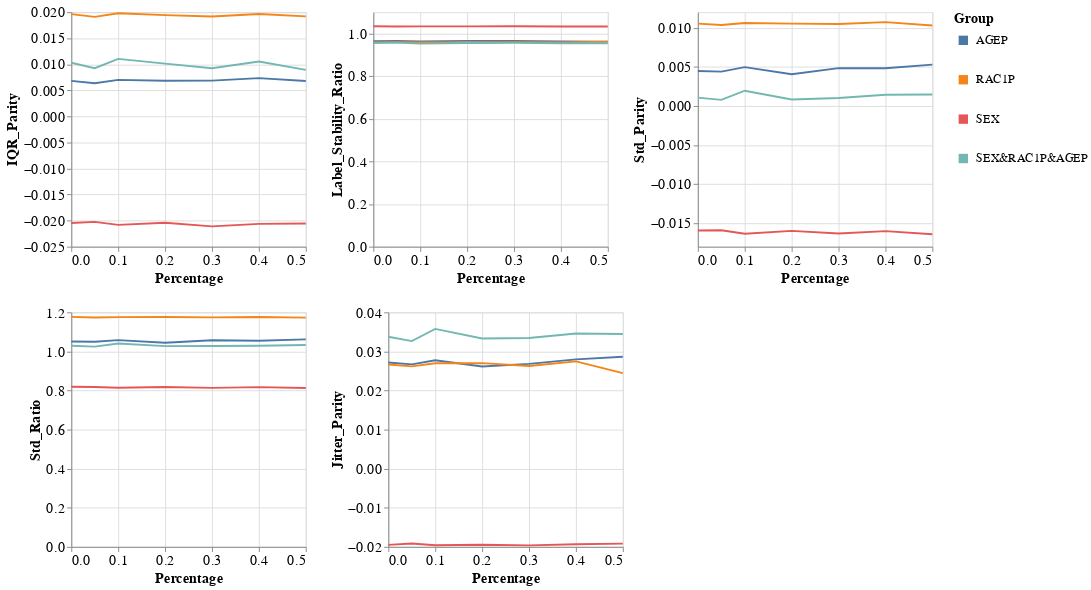

Write notebook code for a chart like this one.
### Markdown cell above
### Group metrics per dataset and model

### Code cell
visualizer.create_groups_grid_pct_lines_plot(model_name=MODEL_NAMES[0],
                                             target_preprocessing_technique=PREPROCESSING_TECHNIQUES[0],
                                             group_metrics_type='variance')

### Figure 1 — Vega-Lite specification as saved in the notebook (floating-point values rounded to 4 significant figures)
{"config": {"view": {"continuousWidth": 400, "continuousHeight": 300}, "axis": {"labelFontSize": 15, "titleFontSize": 15}, "legend": {"labelFontSize": 13, "symbolStrokeWidth": 10, "titleFontSize": 15}}, "vconcat": [{"hconcat": [{"mark": "line", "encoding": {"color": {"field": "Group", "type": "nominal"}, "x": {"field": "Percentage", "type": "quantitative"}, "y": {"field": "Metric_Value", "title": "IQR_Parity", "type": "quantitative"}}, "height": 250, "width": 250}, {"data": {"name": "data-369f7f87d8bc75b529112f299e236889"}, "mark": "line", "encoding": {"color": {"field": "Group", "type": "nominal"}, "x": {"field": "Percentage", "type": "quantitative"}, "y": {"field": "Metric_Value", "title": "Label_Stability_Ratio", "type": "quantitative"}}, "height": 250, "width": 250}, {"data": {"name": "data-b95d23a79d8bb0aee5ac15078539b7d5"}, "mark": "line", "encoding": {"color": {"field": "Group", "type": "nominal"}, "x": {"field": "Percentage", "type": "quantitative"}, "y": {"field": "Metric_Value", "title": "Std_Parity", "type": "quantitative"}}, "height": 250, "width": 250}]}, {"hconcat": [{"mark": "line", "encoding": {"color": {"field": "Group", "type": "nominal"}, "x": {"field": "Percentage", "type": "quantitative"}, "y": {"field": "Metric_Value", "title": "Std_Ratio", "type": "quantitative"}}, "height": 250, "width": 250}, {"data": {"name": "data-77451bcca081eb6c449b13e692efeb38"}, "mark": "line", "encoding": {"color": {"field": "Group", "type": "nominal"}, "x": {"field": "Percentage", "type": "quantitative"}, "y": {"field": "Metric_Value", "title": "Jitter_Parity", "type": "quantitative"}}, "height": 250, "width": 250}], "data": {"name": "data-62512972c978f0d684f4a466c1c07689"}}], "data": {"name": "data-06542a498451b884dd32430ca258c22c"}, "$schema": "https://vega.github.io/schema/vega-lite/v4.17.0.json", "datasets": {"data-06542a498451b884dd32430ca258c22c": [{"Model_Name": "DecisionTreeClassifier", "Metric": "IQR_Parity", "Group": "AGEP", "Metric_Value": 0.006828, "Percentage": 0.0}, {"Model_Name": "DecisionTreeClassifier", "Metric": "IQR_Parity", "Group": "RAC1P", "Metric_Value": 0.01963, "Percentage": 0.0}, {"Model_Name": "DecisionTreeClassifier", "Metric": "IQR_Parity", "Group": "SEX", "Metric_Value": -0.02046, "Percentage": 0.0}, {"Model_Name": "DecisionTreeClassifier", "Metric": "IQR_Parity", "Group": "SEX&RAC1P&AGEP", "Metric_Value": 0.0103, "Percentage": 0.0}, {"Model_Name": "DecisionTreeClassifier", "Metric": "IQR_Parity", "Group": "AGEP", "Metric_Value": 0.00636, "Percentage": 0.05}, {"Model_Name": "DecisionTreeClassifier", "Metric": "IQR_Parity", "Group": "RAC1P", "Metric_Value": 0.01911, "Percentage": 0.05}, {"Model_Name": "DecisionTreeClassifier", "Metric": "IQR_Parity", "Group": "SEX", "Metric_Value": -0.02023, "Percentage": 0.05}, {"Model_Name": "DecisionTreeClassifier", "Metric": "IQR_Parity", "Group": "SEX&RAC1P&AGEP", "Metric_Value": 0.009248, "Percentage": 0.05}, {"Model_Name": "DecisionTreeClassifier", "Metric": "IQR_Parity", "Group": "AGEP", "Metric_Value": 0.007006, "Percentage": 0.1}, {"Model_Name": "DecisionTreeClassifier", "Metric": "IQR_Parity", "Group": "RAC1P", "Metric_Value": 0.01979, "Percentage": 0.1}, {"Model_Name": "DecisionTreeClassifier", "Metric": "IQR_Parity", "Group": "SEX", "Metric_Value": -0.02081, "Percentage": 0.1}, {"Model_Name": "DecisionTreeClassifier", "Metric": "IQR_Parity", "Group": "SEX&RAC1P&AGEP", "Metric_Value": 0.01104, "Percentage": 0.1}, {"Model_Name": "DecisionTreeClassifier", "Metric": "IQR_Parity", "Group": "AGEP", "Metric_Value": 0.006854, "Percentage": 0.2}, {"Model_Name": "DecisionTreeClassifier", "Metric": "IQR_Parity", "Group": "RAC1P", "Metric_Value": 0.01943, "Percentage": 0.2}, {"Model_Name": "DecisionTreeClassifier", "Metric": "IQR_Parity", "Group": "SEX", "Metric_Value": -0.0204, "Percentage": 0.2}, {"Model_Name": "DecisionTreeClassifier", "Metric": "IQR_Parity", "Group": "SEX&RAC1P&AGEP", "Metric_Value": 0.01014, "Percentage": 0.2}, {"Model_Name": "DecisionTreeClassifier", "Metric": "IQR_Parity", "Group": "AGEP", "Metric_Value": 0.006859, "Percentage": 0.3}, {"Model_Name": "DecisionTreeClassifier", "Metric": "IQR_Parity", "Group": "RAC1P", "Metric_Value": 0.01917, "Percentage": 0.3}, {"Model_Name": "DecisionTreeClassifier", "Metric": "IQR_Parity", "Group": "SEX", "Metric_Value": -0.02111, "Percentage": 0.3}, {"Model_Name": "DecisionTreeClassifier", "Metric": "IQR_Parity", "Group": "SEX&RAC1P&AGEP", "Metric_Value": 0.009249, "Percentage": 0.3}, {"Model_Name": "DecisionTreeClassifier", "Metric": "IQR_Parity", "Group": "AGEP", "Metric_Value": 0.007345, "Percentage": 0.4}, {"Model_Name": "DecisionTreeClassifier", "Metric": "IQR_Parity", "Group": "RAC1P", "Metric_Value": 0.01965, "Percentage": 0.4}, {"Model_Name": "DecisionTreeClassifier", "Metric": "IQR_Parity", "Group": "SEX", "Metric_Value": -0.02062, "Percentage": 0.4}, {"Model_Name": "DecisionTreeClassifier", "Metric": "IQR_Parity", "Group": "SEX&RAC1P&AGEP", "Metric_Value": 0.01053, "Percentage": 0.4}, {"Model_Name": "DecisionTreeClassifier", "Metric": "IQR_Parity", "Group": "AGEP", "Metric_Value": 0.006795, "Percentage": 0.5}, {"Model_Name": "DecisionTreeClassifier", "Metric": "IQR_Parity", "Group": "RAC1P", "Metric_Value": 0.01919, "Percentage": 0.5}, {"Model_Name": "DecisionTreeClassifier", "Metric": "IQR_Parity", "Group": "SEX", "Metric_Value": -0.02054, "Percentage": 0.5}, {"Model_Name": "DecisionTreeClassifier", "Metric": "IQR_Parity", "Group": "SEX&RAC1P&AGEP", "Metric_Value": 0.008927, "Percentage": 0.5}], "data-369f7f87d8bc75b529112f299e236889": [{"Model_Name": "DecisionTreeClassifier", "Metric": "Label_Stability_Ratio", "Group": "AGEP", "Metric_Value": 0.9638, "Percentage": 0.0}, {"Model_Name": "DecisionTreeClassifier", "Metric": "Label_Stability_Ratio", "Group": "RAC1P", "Metric_Value": 0.9586, "Percentage": 0.0}, {"Model_Name": "DecisionTreeClassifier", "Metric": "Label_Stability_Ratio", "Group": "SEX", "Metric_Value": 1.034, "Percentage": 0.0}, {"Model_Name": "DecisionTreeClassifier", "Metric": "Label_Stability_Ratio", "Group": "SEX&RAC1P&AGEP", "Metric_Value": 0.9554, "Percentage": 0.0}, {"Model_Name": "DecisionTreeClassifier", "Metric": "Label_Stability_Ratio", "Group": "AGEP", "Metric_Value": 0.9648, "Percentage": 0.05}, {"Model_Name": "DecisionTreeClassifier", "Metric": "Label_Stability_Ratio", "Group": "RAC1P", "Metric_Value": 0.9595, "Percentage": 0.05}, {"Model_Name": "DecisionTreeClassifier", "Metric": "Label_Stability_Ratio", "Group": "SEX", "Metric_Value": 1.033, "Percentage": 0.05}, {"Model_Name": "DecisionTreeClassifier", "Metric": "Label_Stability_Ratio", "Group": "SEX&RAC1P&AGEP", "Metric_Value": 0.9573, "Percentage": 0.05}, {"Model_Name": "DecisionTreeClassifier", "Metric": "Label_Stability_Ratio", "Group": "AGEP", "Metric_Value": 0.9631, "Percentage": 0.1}, {"Model_Name": "DecisionTreeClassifier", "Metric": "Label_Stability_Ratio", "Group": "RAC1P", "Metric_Value": 0.9581, "Percentage": 0.1}, {"Model_Name": "DecisionTreeClassifier", "Metric": "Label_Stability_Ratio", "Group": "SEX", "Metric_Value": 1.034, "Percentage": 0.1}, {"Model_Name": "DecisionTreeClassifier", "Metric": "Label_Stability_Ratio", "Group": "SEX&RAC1P&AGEP", "Metric_Value": 0.9525, "Percentage": 0.1}, {"Model_Name": "DecisionTreeClassifier", "Metric": "Label_Stability_Ratio", "Group": "AGEP", "Metric_Value": 0.9653, "Percentage": 0.2}, {"Model_Name": "DecisionTreeClassifier", "Metric": "Label_Stability_Ratio", "Group": "RAC1P", "Metric_Value": 0.9581, "Percentage": 0.2}, {"Model_Name": "DecisionTreeClassifier", "Metric": "Label_Stability_Ratio", "Group": "SEX", "Metric_Value": 1.034, "Percentage": 0.2}, {"Model_Name": "DecisionTreeClassifier", "Metric": "Label_Stability_Ratio", "Group": "SEX&RAC1P&AGEP", "Metric_Value": 0.9557, "Percentage": 0.2}, {"Model_Name": "DecisionTreeClassifier", "Metric": "Label_Stability_Ratio", "Group": "AGEP", "Metric_Value": 0.9648, "Percentage": 0.3}, {"Model_Name": "DecisionTreeClassifier", "Metric": "Label_Stability_Ratio", "Group": "RAC1P", "Metric_Value": 0.9595, "Percentage": 0.3}, {"Model_Name": "DecisionTreeClassifier", "Metric": "Label_Stability_Ratio", "Group": "SEX", "Metric_Value": 1.034, "Percentage": 0.3}, {"Model_Name": "DecisionTreeClassifier", "Metric": "Label_Stability_Ratio", "Group": "SEX&RAC1P&AGEP", "Metric_Value": 0.956, "Percentage": 0.3}, {"Model_Name": "DecisionTreeClassifier", "Metric": "Label_Stability_Ratio", "Group": "AGEP", "Metric_Value": 0.9626, "Percentage": 0.4}, {"Model_Name": "DecisionTreeClassifier", "Metric": "Label_Stability_Ratio", "Group": "RAC1P", "Metric_Value": 0.9577, "Percentage": 0.4}, {"Model_Name": "DecisionTreeClassifier", "Metric": "Label_Stability_Ratio", "Group": "SEX", "Metric_Value": 1.033, "Percentage": 0.4}, {"Model_Name": "DecisionTreeClassifier", "Metric": "Label_Stability_Ratio", "Group": "SEX&RAC1P&AGEP", "Metric_Value": 0.9543, "Percentage": 0.4}, {"Model_Name": "DecisionTreeClassifier", "Metric": "Label_Stability_Ratio", "Group": "AGEP", "Metric_Value": 0.9621, "Percentage": 0.5}, {"Model_Name": "DecisionTreeClassifier", "Metric": "Label_Stability_Ratio", "Group": "RAC1P", "Metric_Value": 0.9618, "Percentage": 0.5}, {"Model_Name": "DecisionTreeClassifier", "Metric": "Label_Stability_Ratio", "Group": "SEX", "Metric_Value": 1.033, "Percentage": 0.5}, {"Model_Name": "DecisionTreeClassifier", "Metric": "Label_Stability_Ratio", "Group": "SEX&RAC1P&AGEP", "Metric_Value": 0.9542, "Percentage": 0.5}], "data-b95d23a79d8bb0aee5ac15078539b7d5": [{"Model_Name": "DecisionTreeClassifier", "Metric": "Std_Parity", "Group": "AGEP", "Metric_Value": 0.004477, "Percentage": 0.0}, {"Model_Name": "DecisionTreeClassifier", "Metric": "Std_Parity", "Group": "RAC1P", "Metric_Value": 0.01054, "Percentage": 0.0}, {"Model_Name": "DecisionTreeClassifier", "Metric": "Std_Parity", "Group": "SEX", "Metric_Value": -0.01593, "Percentage": 0.0}, {"Model_Name": "DecisionTreeClassifier", "Metric": "Std_Parity", "Group": "SEX&RAC1P&AGEP", "Metric_Value": 0.001072, "Percentage": 0.0}, {"Model_Name": "DecisionTreeClassifier", "Metric": "Std_Parity", "Group": "AGEP", "Metric_Value": 0.004397, "Percentage": 0.05}, {"Model_Name": "DecisionTreeClassifier", "Metric": "Std_Parity", "Group": "RAC1P", "Metric_Value": 0.01037, "Percentage": 0.05}, {"Model_Name": "DecisionTreeClassifier", "Metric": "Std_Parity", "Group": "SEX", "Metric_Value": -0.0159, "Percentage": 0.05}, {"Model_Name": "DecisionTreeClassifier", "Metric": "Std_Parity", "Group": "SEX&RAC1P&AGEP", "Metric_Value": 0.000791, "Percentage": 0.05}, {"Model_Name": "DecisionTreeClassifier", "Metric": "Std_Parity", "Group": "AGEP", "Metric_Value": 0.004972, "Percentage": 0.1}, {"Model_Name": "DecisionTreeClassifier", "Metric": "Std_Parity", "Group": "RAC1P", "Metric_Value": 0.01061, "Percentage": 0.1}, {"Model_Name": "DecisionTreeClassifier", "Metric": "Std_Parity", "Group": "SEX", "Metric_Value": -0.01635, "Percentage": 0.1}, {"Model_Name": "DecisionTreeClassifier", "Metric": "Std_Parity", "Group": "SEX&RAC1P&AGEP", "Metric_Value": 0.001951, "Percentage": 0.1}, {"Model_Name": "DecisionTreeClassifier", "Metric": "Std_Parity", "Group": "AGEP", "Metric_Value": 0.004056, "Percentage": 0.2}, {"Model_Name": "DecisionTreeClassifier", "Metric": "Std_Parity", "Group": "RAC1P", "Metric_Value": 0.01054, "Percentage": 0.2}, {"Model_Name": "DecisionTreeClassifier", "Metric": "Std_Parity", "Group": "SEX", "Metric_Value": -0.01598, "Percentage": 0.2}, {"Model_Name": "DecisionTreeClassifier", "Metric": "Std_Parity", "Group": "SEX&RAC1P&AGEP", "Metric_Value": 0.0008293, "Percentage": 0.2}, {"Model_Name": "DecisionTreeClassifier", "Metric": "Std_Parity", "Group": "AGEP", "Metric_Value": 0.004846, "Percentage": 0.3}, {"Model_Name": "DecisionTreeClassifier", "Metric": "Std_Parity", "Group": "RAC1P", "Metric_Value": 0.01049, "Percentage": 0.3}, {"Model_Name": "DecisionTreeClassifier", "Metric": "Std_Parity", "Group": "SEX", "Metric_Value": -0.01631, "Percentage": 0.3}, {"Model_Name": "DecisionTreeClassifier", "Metric": "Std_Parity", "Group": "SEX&RAC1P&AGEP", "Metric_Value": 0.001029, "Percentage": 0.3}, {"Model_Name": "DecisionTreeClassifier", "Metric": "Std_Parity", "Group": "AGEP", "Metric_Value": 0.004832, "Percentage": 0.4}, {"Model_Name": "DecisionTreeClassifier", "Metric": "Std_Parity", "Group": "RAC1P", "Metric_Value": 0.01073, "Percentage": 0.4}, {"Model_Name": "DecisionTreeClassifier", "Metric": "Std_Parity", "Group": "SEX", "Metric_Value": -0.016, "Percentage": 0.4}, {"Model_Name": "DecisionTreeClassifier", "Metric": "Std_Parity", "Group": "SEX&RAC1P&AGEP", "Metric_Value": 0.00144, "Percentage": 0.4}, {"Model_Name": "DecisionTreeClassifier", "Metric": "Std_Parity", "Group": "AGEP", "Metric_Value": 0.005294, "Percentage": 0.5}, {"Model_Name": "DecisionTreeClassifier", "Metric": "Std_Parity", "Group": "RAC1P", "Metric_Value": 0.01029, "Percentage": 0.5}, {"Model_Name": "DecisionTreeClassifier", "Metric": "Std_Parity", "Group": "SEX", "Metric_Value": -0.01641, "Percentage": 0.5}, {"Model_Name": "DecisionTreeClassifier", "Metric": "Std_Parity", "Group": "SEX&RAC1P&AGEP", "Metric_Value": 0.001467, "Percentage": 0.5}], "data-62512972c978f0d684f4a466c1c07689": [{"Model_Name": "DecisionTreeClassifier", "Metric": "Std_Ratio", "Group": "AGEP", "Metric_Value": 1.051, "Percentage": 0.0}, {"Model_Name": "DecisionTreeClassifier", "Metric": "Std_Ratio", "Group": "RAC1P", "Metric_Value": 1.177, "Percentage": 0.0}, {"Model_Name": "DecisionTreeClassifier", "Metric": "Std_Ratio", "Group": "SEX", "Metric_Value": 0.819, "Percentage": 0.0}, {"Model_Name": "DecisionTreeClassifier", "Metric": "Std_Ratio", "Group": "SEX&RAC1P&AGEP", "Metric_Value": 1.029, "Percentage": 0.0}, {"Model_Name": "DecisionTreeClassifier", "Metric": "Std_Ratio", "Group": "AGEP", "Metric_Value": 1.05, "Percentage": 0.05}, {"Model_Name": "DecisionTreeClassifier", "Metric": "Std_Ratio", "Group": "RAC1P", "Metric_Value": 1.174, "Percentage": 0.05}, {"Model_Name": "DecisionTreeClassifier", "Metric": "Std_Ratio", "Group": "SEX", "Metric_Value": 0.8183, "Percentage": 0.05}, {"Model_Name": "DecisionTreeClassifier", "Metric": "Std_Ratio", "Group": "SEX&RAC1P&AGEP", "Metric_Value": 1.025, "Percentage": 0.05}, {"Model_Name": "DecisionTreeClassifier", "Metric": "Std_Ratio", "Group": "AGEP", "Metric_Value": 1.058, "Percentage": 0.1}, {"Model_Name": "DecisionTreeClassifier", "Metric": "Std_Ratio", "Group": "RAC1P", "Metric_Value": 1.176, "Percentage": 0.1}, {"Model_Name": "DecisionTreeClassifier", "Metric": "Std_Ratio", "Group": "SEX", "Metric_Value": 0.8142, "Percentage": 0.1}, {"Model_Name": "DecisionTreeClassifier", "Metric": "Std_Ratio", "Group": "SEX&RAC1P&AGEP", "Metric_Value": 1.041, "Percentage": 0.1}, {"Model_Name": "DecisionTreeClassifier", "Metric": "Std_Ratio", "Group": "AGEP", "Metric_Value": 1.045, "Percentage": 0.2}, {"Model_Name": "DecisionTreeClassifier", "Metric": "Std_Ratio", "Group": "RAC1P", "Metric_Value": 1.176, "Percentage": 0.2}, {"Model_Name": "DecisionTreeClassifier", "Metric": "Std_Ratio", "Group": "SEX", "Metric_Value": 0.8178, "Percentage": 0.2}, {"Model_Name": "DecisionTreeClassifier", "Metric": "Std_Ratio", "Group": "SEX&RAC1P&AGEP", "Metric_Value": 1.027, "Percentage": 0.2}, {"Model_Name": "DecisionTreeClassifier", "Metric": "Std_Ratio", "Group": "AGEP", "Metric_Value": 1.058, "Percentage": 0.3}, {"Model_Name": "DecisionTreeClassifier", "Metric": "Std_Ratio", "Group": "RAC1P", "Metric_Value": 1.174, "Percentage": 0.3}, {"Model_Name": "DecisionTreeClassifier", "Metric": "Std_Ratio", "Group": "SEX", "Metric_Value": 0.8138, "Percentage": 0.3}, {"Model_Name": "DecisionTreeClassifier", "Metric": "Std_Ratio", "Group": "SEX&RAC1P&AGEP", "Metric_Value": 1.028, "Percentage": 0.3}, {"Model_Name": "DecisionTreeClassifier", "Metric": "Std_Ratio", "Group": "AGEP", "Metric_Value": 1.055, "Percentage": 0.4}, {"Model_Name": "DecisionTreeClassifier", "Metric": "Std_Ratio", "Group": "RAC1P", "Metric_Value": 1.177, "Percentage": 0.4}, {"Model_Name": "DecisionTreeClassifier", "Metric": "Std_Ratio", "Group": "SEX", "Metric_Value": 0.8171, "Percentage": 0.4}, {"Model_Name": "DecisionTreeClassifier", "Metric": "Std_Ratio", "Group": "SEX&RAC1P&AGEP", "Metric_Value": 1.029, "Percentage": 0.4}, {"Model_Name": "DecisionTreeClassifier", "Metric": "Std_Ratio", "Group": "AGEP", "Metric_Value": 1.062, "Percentage": 0.5}, {"Model_Name": "DecisionTreeClassifier", "Metric": "Std_Ratio", "Group": "RAC1P", "Metric_Value": 1.173, "Percentage": 0.5}, {"Model_Name": "DecisionTreeClassifier", "Metric": "Std_Ratio", "Group": "SEX", "Metric_Value": 0.813, "Percentage": 0.5}, {"Model_Name": "DecisionTreeClassifier", "Metric": "Std_Ratio", "Group": "SEX&RAC1P&AGEP", "Metric_Value": 1.033, "Percentage": 0.5}], "data-77451bcca081eb6c449b13e692efeb38": [{"Model_Name": "DecisionTreeClassifier", "Metric": "Jitter_Parity", "Group": "AGEP", "Metric_Value": 0.02718, "Percentage": 0.0}, {"Model_Name": "DecisionTreeClassifier", "Metric": "Jitter_Parity", "Group": "RAC1P", "Metric_Value": 0.02667, "Percentage": 0.0}, {"Model_Name": "DecisionTreeClassifier", "Metric": "Jitter_Parity", "Group": "SEX", "Metric_Value": -0.01951, "Percentage": 0.0}, {"Model_Name": "DecisionTreeClassifier", "Metric": "Jitter_Parity", "Group": "SEX&RAC1P&AGEP", "Metric_Value": 0.03377, "Percentage": 0.0}, {"Model_Name": "DecisionTreeClassifier", "Metric": "Jitter_Parity", "Group": "AGEP", "Metric_Value": 0.0267, "Percentage": 0.05}, {"Model_Name": "DecisionTreeClassifier", "Metric": "Jitter_Parity", "Group": "RAC1P", "Metric_Value": 0.02619, "Percentage": 0.05}, {"Model_Name": "DecisionTreeClassifier", "Metric": "Jitter_Parity", "Group": "SEX", "Metric_Value": -0.01914, "Percentage": 0.05}, {"Model_Name": "DecisionTreeClassifier", "Metric": "Jitter_Parity", "Group": "SEX&RAC1P&AGEP", "Metric_Value": 0.03266, "Percentage": 0.05}, {"Model_Name": "DecisionTreeClassifier", "Metric": "Jitter_Parity", "Group": "AGEP", "Metric_Value": 0.02773, "Percentage": 0.1}, {"Model_Name": "DecisionTreeClassifier", "Metric": "Jitter_Parity", "Group": "RAC1P", "Metric_Value": 0.02698, "Percentage": 0.1}, {"Model_Name": "DecisionTreeClassifier", "Metric": "Jitter_Parity", "Group": "SEX", "Metric_Value": -0.01959, "Percentage": 0.1}, {"Model_Name": "DecisionTreeClassifier", "Metric": "Jitter_Parity", "Group": "SEX&RAC1P&AGEP", "Metric_Value": 0.03577, "Percentage": 0.1}, {"Model_Name": "DecisionTreeClassifier", "Metric": "Jitter_Parity", "Group": "AGEP", "Metric_Value": 0.02614, "Percentage": 0.2}, {"Model_Name": "DecisionTreeClassifier", "Metric": "Jitter_Parity", "Group": "RAC1P", "Metric_Value": 0.02701, "Percentage": 0.2}, {"Model_Name": "DecisionTreeClassifier", "Metric": "Jitter_Parity", "Group": "SEX", "Metric_Value": -0.01945, "Percentage": 0.2}, {"Model_Name": "DecisionTreeClassifier", "Metric": "Jitter_Parity", "Group": "SEX&RAC1P&AGEP", "Metric_Value": 0.0333, "Percentage": 0.2}, {"Model_Name": "DecisionTreeClassifier", "Metric": "Jitter_Parity", "Group": "AGEP", "Metric_Value": 0.02681, "Percentage": 0.3}, {"Model_Name": "DecisionTreeClassifier", "Metric": "Jitter_Parity", "Group": "RAC1P", "Metric_Value": 0.02626, "Percentage": 0.3}, {"Model_Name": "DecisionTreeClassifier", "Metric": "Jitter_Parity", "Group": "SEX", "Metric_Value": -0.01963, "Percentage": 0.3}, {"Model_Name": "DecisionTreeClassifier", "Metric": "Jitter_Parity", "Group": "SEX&RAC1P&AGEP", "Metric_Value": 0.03345, "Percentage": 0.3}, {"Model_Name": "DecisionTreeClassifier", "Metric": "Jitter_Parity", "Group": "AGEP", "Metric_Value": 0.02795, "Percentage": 0.4}, {"Model_Name": "DecisionTreeClassifier", "Metric": "Jitter_Parity", "Group": "RAC1P", "Metric_Value": 0.02745, "Percentage": 0.4}, {"Model_Name": "DecisionTreeClassifier", "Metric": "Jitter_Parity", "Group": "SEX", "Metric_Value": -0.01933, "Percentage": 0.4}, {"Model_Name": "DecisionTreeClassifier", "Metric": "Jitter_Parity", "Group": "SEX&RAC1P&AGEP", "Metric_Value": 0.03457, "Percentage": 0.4}, {"Model_Name": "DecisionTreeClassifier", "Metric": "Jitter_Parity", "Group": "AGEP", "Metric_Value": 0.02864, "Percentage": 0.5}, {"Model_Name": "DecisionTreeClassifier", "Metric": "Jitter_Parity", "Group": "RAC1P", "Metric_Value": 0.02446, "Percentage": 0.5}, {"Model_Name": "DecisionTreeClassifier", "Metric": "Jitter_Parity", "Group": "SEX", "Metric_Value": -0.01917, "Percentage": 0.5}, {"Model_Name": "DecisionTreeClassifier", "Metric": "Jitter_Parity", "Group": "SEX&RAC1P&AGEP", "Metric_Value": 0.03446, "Percentage": 0.5}]}}
